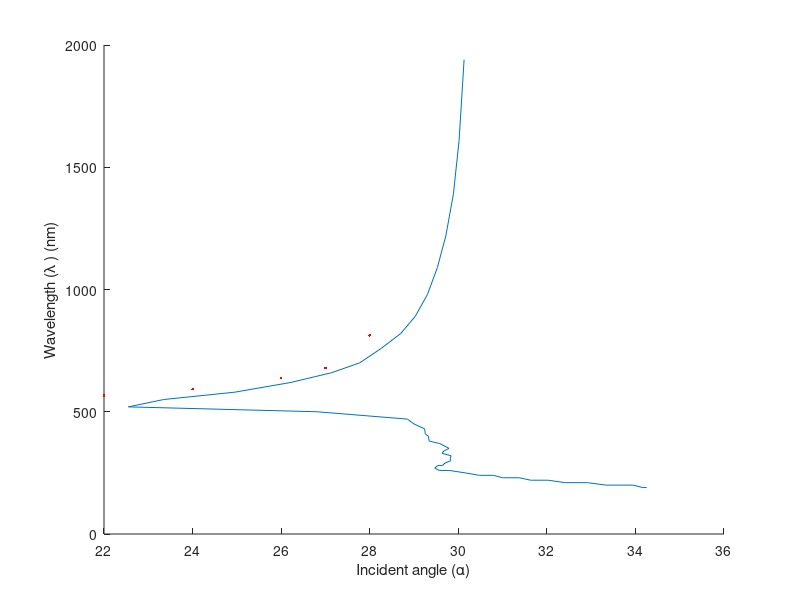

Here is the MATLAB script that generated this plot:
i=80;
al=[i-58,i-56,i-54,i-53,i-52];
lmd=[566.96,592.25,639.24,679.09,812.68];
n=1.5321;
A=60;
lmdth=[0.19
0.19
0.20
0.20
0.20
0.21
0.21
0.22
0.22
0.23
0.23
0.24
0.24
0.25
0.26
0.26
0.27
0.28
0.28
0.29
0.30
0.31
0.32
0.33
0.34
0.35
0.37
0.38
0.40
0.41
0.43
0.45
0.47
0.50
0.52
0.55
0.58
0.62
0.66
0.70
0.76
0.82
0.89
0.98
1.09
1.22
1.39
1.61
1.94

];
nw=[1.28+1.188i
1.32+1.203i
1.34+1.226i
1.33+1.251i
1.33+1.277i
1.3+1.304i
1.3+1.35i
1.3+1.387i
1.3+1.427i
1.31+1.46i
1.3+1.497i
1.32+1.536i
1.32+1.577i
1.33+1.631i
1.33+1.688i
1.35+1.749i
1.38+1.803i
1.43+1.847i
1.47+1.869i
1.49+1.878i
1.53+1.889i
1.53+1.893i
1.54+1.898i
1.48+1.883i
1.48+1.871i
1.5+1.866i
1.48+1.895i
1.46+1.933i
1.47+1.952i
1.46+1.958i
1.45+1.948i
1.38+1.914i
1.31+1.849i
1.04+1.833i
0.62+2.081i
0.43+2.455i
0.29+2.863i
0.21+3.272i
0.14+3.697i
0.13+4.103i
0.14+4.542i
0.16+5.083i
0.17+5.663i
0.22+6.35i
0.27+7.15i
0.35+8.145i
0.43+9.519i
0.56+11.21i
0.92+13.78i
];
for jj = 1:length(nw)
    thi=asind(1/n*nw(jj)/sqrt(nw(jj)^2+1));
    alth=60-asind(n*sind(thi-A))-A
    althh(jj)=alth;
end
figure(1);hold on; plot(althh,lmdth*1000);
figure(1);hold on;plot(al,lmd,'r.');xlabel('Incident angle (\alpha)');ylabel('Wavelength (\lambda ) (nm)');